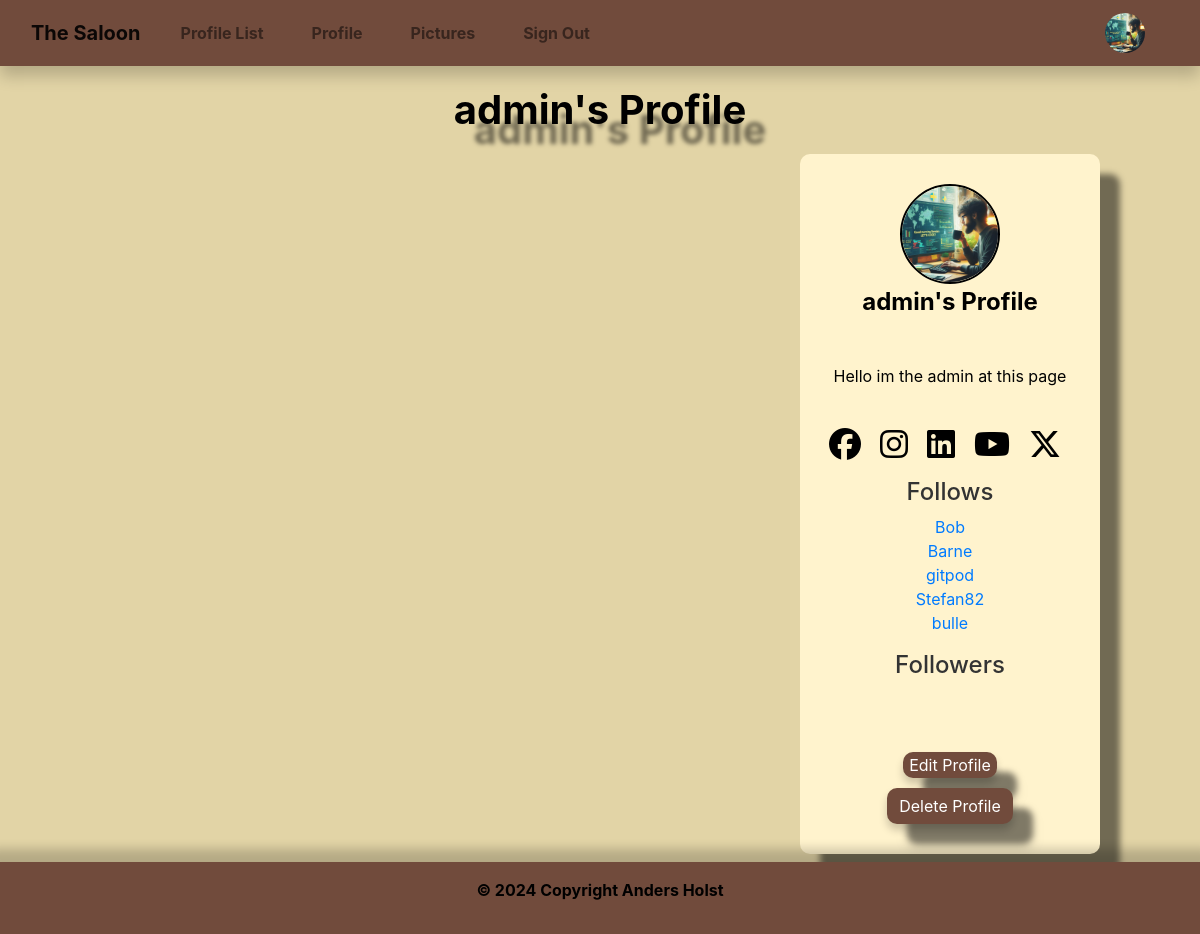
Page /profile/24 (signed in) on the earlier database version.
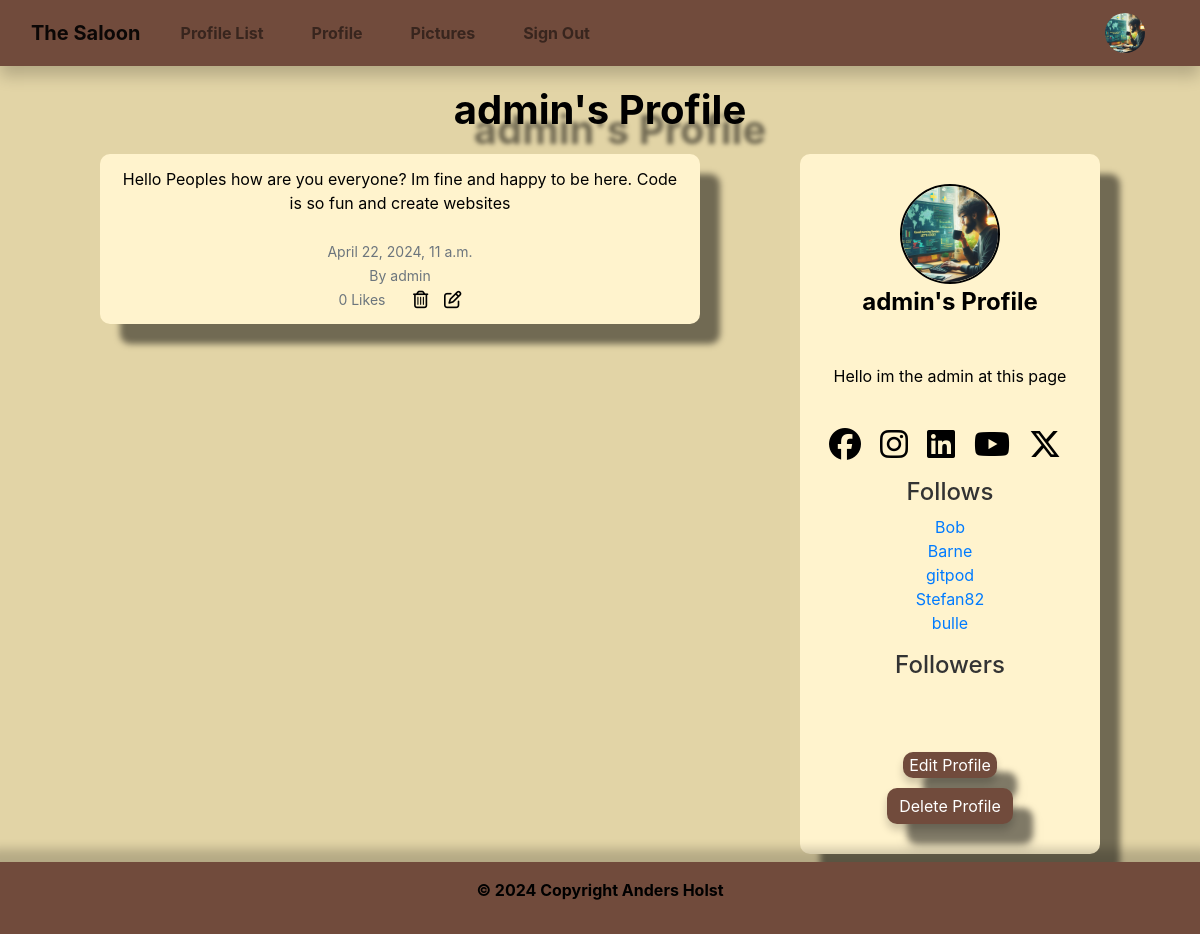
Same page on the later database version.
### the_saloon/models.py (models this page shows, shortened)
class Profile(models.Model):
    user = models.OneToOneField(User, on_delete=models.CASCADE)
    follows = models.ManyToManyField("self",
                                     related_name="followed_by",
                                     symmetrical=False, blank=True)
    date_modified = models.DateTimeField(User, auto_now=True)
    profile_image = models.ImageField(
        null=True, blank=True, upload_to="media/image")
    profile_bio = models.CharField(null=True, blank=True, max_length=500)
    facebook_link = models.CharField(null=True, blank=True, max_length=100)
    instagram_link = models.CharField(
        null=True, blank=True, max_length=100)
    linkedin_link = models.CharField(null=True, blank=True, max_length=100)
    youtube_link = models.CharField(null=True, blank=True, max_length=100)
    x_link = models.CharField(null=True, blank=True, max_length=100)
    def __str__(self):
        return self.user.username

class Shout(models.Model):
    user = models.ForeignKey(
        User, related_name="shouts",
        on_delete=models.CASCADE
    )
    body = models.CharField(max_length=200)
    created_at = models.DateTimeField(auto_now_add=True)
    likes = models.ManyToManyField(User, related_name="shout_like", blank=True)
    def number_of_likes(self):
        return self.likes.count()

### the_saloon/views.py (the view, shortened to what this page needs)
# urls.py: path('profile/<int:pk>', views.profile, name='profile'),
def profile(request, pk):
    if request.user.is_authenticated:
        try:
            profile = Profile.objects.get(user_id=pk)
        except ObjectDoesNotExist:
            messages.error(request, "Profile not found.")
            return redirect('home')
        shouts = Shout.objects.filter(user_id=pk).order_by("-created_at")
        return render(request, "profile.html", {"profile": profile, "shouts": shouts})
    else:
        messages.success(request, "You must login to see this page...")
        return redirect('home')

### the_saloon/templates/profile.html (shortened to what this page needs)
{% extends 'base.html' %}
{% load static %}
{% block content %}
{% if profile %}
<h1 class="profil text-center">{{ profile.user.username }}'s Profile</h1>
<div class="container-fluid">
  <div class="row">
    <div id="profile-bio" class="col-xs-12 col-sm-12 col-md-3 order-md-3 text-center px-3 px-md-0">
          <div class="container1 mx-auto">
            <div class="image d-flex flex-column justify-content-center align-items-center">
      {% if profile.profile_image %}
      <img src="{{ profile.profile_image.url }}" height="100" width="100" class="profile rounded-circle"
        alt="profile_image">
      {% else %}
      <img src="{% static 'images/cowboy.png' %}" height="100" width="100" class="profile rounded-circle"
        alt="profile_image">
      {% endif %}
      <span class="name mb-4">
        {{ profile.user.username }}'s Profile
      </span>
      {% if profile.profile_bio %}
      <div class="bio">
        <span>
        {{ profile.profile_bio}}
        </span>
      </div>
      {% endif %}
      <div class="gap-3 mb-3 icons d-flex flex-row justify-content-center align-items-center">
        {% if profile.facebook_link %}
        <a href="{{ profile.facebook_link }}" target="new">
          <i class="face fa-2x fa-brands fa-facebook"></i></a>
        {% endif %}
        {% if profile.instagram_link %}
        <a href="{{ profile.instagram_link }}" target="new"><i class="inst fa-2x fa-brands fa-instagram"></i></a>
        {% endif %}
        {% if profile.linkedin_link %}
        <a href="{{ profile.linkedin_link }}" target="new"><i class="link fa-2x fa-brands fa-linkedin"></i></a>
        {% endif %}
        {% if profile.youtube_link %}
        <a href="{{ profile.youtube_link }}" target="new"><i class="you fa-2x fa-brands fa-youtube"></i></a>
        {% endif %}
        {% if profile.x_link %}
        <a href="{{ profile.x_link }}" target="new"><i class="x fa-2x fa-brands fa-x-twitter"></i></a>
        {% endif %}
      </div>
      <h5 class="follow">Follows</h5>
        <p class="card-text">
        {% for following in profile.follows.all %}
            {% if following.user.id != user.id %}
                <a href="{% url 'profile' following.user.id %}">{{ following }}</a><br/>
            {% endif %}
        {% endfor %}
        </p>
        <h5 class="follow">Followers</h5>
        <br/><br/>
        {% if request.user.id == profile.user.id %}
        <button class="btn-profile btn-outline">
          <a class="edit" href="{% url 'update_user' %}">Edit Profile</a>
        </button>
        {% endif %}
      {% if request.user.id == profile.user.id %}
      <form action="{% url 'delete_profile' %}" method="post">
        <button type="submit" class="btn btn-dp" onclick="return confirmDelete()">Delete Profile</button>
      </form>
      {% endif %}
    </div>
          </div>
      </div>
      <div class="col-xs-12 col-sm-12 col-md-8 order-md-1 text-center">
          <div class="container2 mx-auto">
            {% if shouts%}
            {% for shout in shouts %}
              <div class="alert" role="alert">
                  {{ shout.body }}<br/><br/>
                  <small class="text-muted">
                      {{ shout.created_at }}
                      <br/>
                      By {{ shout.user.username }}
                      <br/>
                      {{ shout.number_of_likes }} Likes
                      &nbsp;&nbsp;
                {% if request.user.username == profile.user.username %}
                <a href="{% url 'delete_shout' shout.id %}"></a>
                <a href="{% url 'edit_shout' shout.id %}"></a>
                {% endif %}
              </small>
            </div>
            {% endfor %}
            {% endif %}
          </div>
      </div>
  </div>
</div>
{% endif %}
{% endblock %}

Differences in the rows shown:
added Shout: body "Hello Peoples how are you everyone? Im fine and happy to be here. Code is so fun and create websites", created_at "April 22, 2024, 11 a.m.", user.username "admin", number_of_likes "0"
